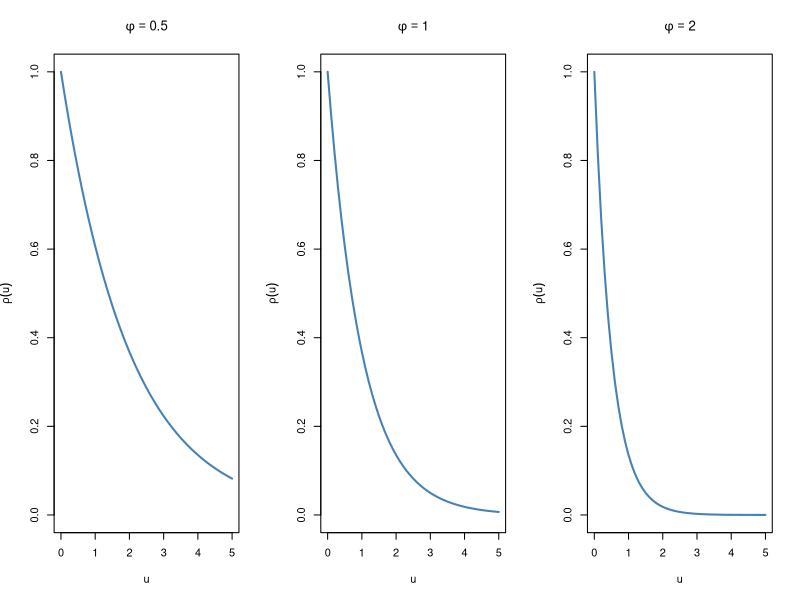

Write the R code that produced this figure.
## ----exp_corr, echo=FALSE, eval=TRUE, fig.align='center', message=FALSE, warning=FALSE, out.width='95%', paged.print=FALSE----

rho <- function(u, phi){exp(- phi * u)}
u <- seq(0, 5, by = 0.1)
par(mfrow = c(1, 3))
plot(u, rho(u = u, phi = 0.5),
     type = "l",
     main = expression(phi == 0.5),
     xlab = "u", ylab = expression(rho(u)),
     col = "steelblue", lwd = 2, ylim = c(0, 1))
plot(u, rho(u = u, phi = 1),
     type = "l",
     main = expression(phi == 1),
     xlab = "u", ylab = expression(rho(u)),
     col = "steelblue", lwd = 2, ylim = c(0, 1))
plot(u, rho(u = u, phi = 2),
     type = "l",
     main = expression(phi == 2),
     xlab = "u", ylab = expression(rho(u)),
     col = "steelblue", lwd = 2, ylim = c(0, 1))

